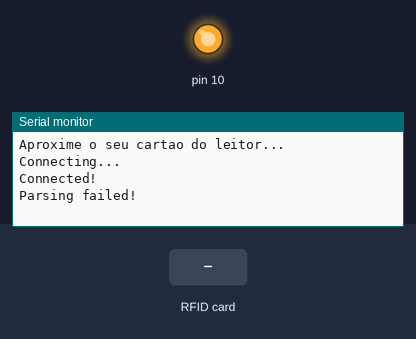
A sketch run on a simulated Arduino Uno, built with avr-gcc and run on an emulated ATmega328P. Shown: output pins drawn as LEDs (lit = HIGH), the last lines printed to the serial monitor. The inputs (shaded band) are chosen by the test bench. WiFi joins after 1.5 s; servers stay silent unless stated; uploads are accepted with an empty reply.

Above: at 5.0 s.
5.1 s: RFID card 91 7D FC 2F held to the reader
At 5.6 s:
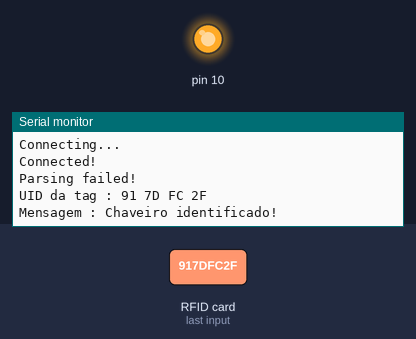
6.6 s: RFID card 54 DB 03 C5 held to the reader
At 9.2 s:
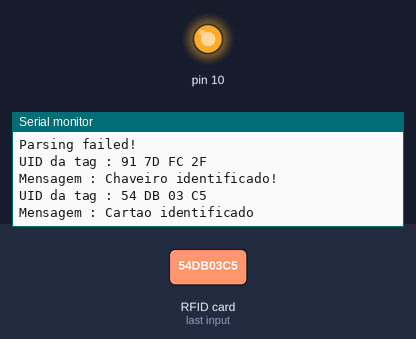
9.6 s: RFID card 5E 7A 19 C4 held to the reader
At 11.7 s:
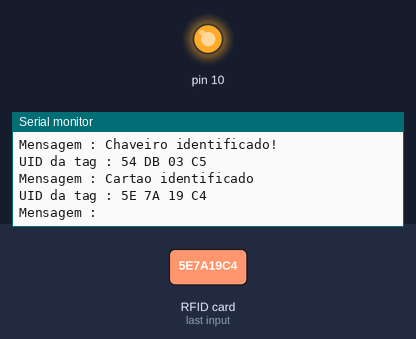

Measured:
- after the input at 5.1 s, the serial monitor: prints a new line at once (image 1)
- after the input at 6.6 s, the serial monitor: prints a new line after 1.5 s (image 2)
- after the input at 9.6 s, the serial monitor: prints a new line after 1.5 s (image 3)

The sketch:

First_Program_Works_.ino
```cpp
/*
   Curso de Arduino e AVR WR Kits Channel

   Aula 88 - RFID - Introdução


   Autor: Eng. Wagner Rambo  Data: Outubro de 2016

   www.wrkits.com.br | facebook.com/wrkits | youtube.com/user/canalwrkits

*/

/* Bibliotecas auxiliares */
#include <ArduinoJson.h>
#include <UIPEthernet.h>
#include <MFRC522.h>
#include <SPI.h>


// --- Mapeamento de Hardware ---
#define SS_PIN 5
#define RST_PIN 9
MFRC522 mfrc522(SS_PIN, RST_PIN);   // Cria instância com MFRC522

// --- Variáveis Globais ---
char st[20];

void setup() {

  Serial.begin(9600);   // Inicia comunicação Serial em 9600 baud rate
  SPI.begin();          // Inicia comunicação SPI bus
  mfrc522.PCD_Init();   // Inicia MFRC522

  Serial.println("Aproxime o seu cartao do leitor...");
  Serial.println();

  digitalWrite(5, HIGH);

  // Initialize Serial port
  Serial.begin(9600);
  while (!Serial) continue;

  // Initialize Ethernet library
  byte mac[] = {0xDE, 0xAD, 0xBE, 0xEF, 0xFE, 0xED};

  if (!Ethernet.begin(mac)) {
    Serial.println(F("Failed to configure Ethernet"));
    return;
  }
  delay(1000);

  Serial.println(F("Connecting..."));

  // Connect to HTTP server
  EthernetClient client;
  client.setTimeout(1000);

  if (!client.connect("34.95.241.108", 80)) {
    Serial.println(F("Connection failed"));
    return;
  }

  Serial.println(F("Connected!"));

  //if (client.available()) {
  //  char c = client.read();
  //  Serial.print(c);
  //}else{
  //  Serial.print(F("We don't connection avaliable!"));
  //}

  // Send HTTP request
  client.print("GET /UFABC/api/v1/resources/users?cod_rfid=");
  client.print("46%2085%20AF%20A9");
  client.println(" HTTP/1.0");
  client.println(F("Host: 34.95.241.108"));
  client.println(F("Connection: close"));
  if (client.println() == 0) {
    Serial.println(F("Failed to send request"));
    return;
  }

  // Check HTTP status
  char status[32] = {0};
  client.readBytesUntil('\r', status, sizeof(status));
  if (strcmp(status, "HTTP/1.1 200 OK") != 0) {
    Serial.print(F("Unexpected response: "));
    Serial.println(status);
    return;
  }

  // Skip HTTP headers
  char endOfHeaders[] = "\r\n\r\n";
  if (!client.find(endOfHeaders)) {
    Serial.println(F("Invalid response"));
    return;
  }

  // Utilizado em testes
  char c = client.read();
  //c = client.read();
  //Serial.print(c);

  // Allocate JsonBuffer
  // Use arduinojson.org/assistant to compute the capacity.
  //const size_t capacity = JSON_OBJECT_SIZE(3) + JSON_ARRAY_SIZE(2) + 60;
  const size_t capacity = JSON_OBJECT_SIZE(5);
  DynamicJsonBuffer jsonBuffer(capacity);

  // Parse JSON object
  JsonObject& root = jsonBuffer.parseObject(client);
  if (!root.success()) {
    Serial.println(F("Parsing failed!"));
    return;
  }

  // Extract values
  Serial.println(F("Response:"));
  Serial.println(root["cod_rfid"].as<char*>());
  Serial.println(root["cod_usuario"].as<char*>());
  Serial.println(root["nome"].as<char*>());
  Serial.println(root["descricao"].as<char*>());
  //Serial.println(root["data"][1].as<char*>());

  // Disconnect
  client.stop();
}

void loop() {

  // Verifica novos cartões
  if ( ! mfrc522.PICC_IsNewCardPresent())
  {
    return;
  }
  // Seleciona um dos cartões
  if ( ! mfrc522.PICC_ReadCardSerial())
  {
    return;
  }

  // Mostra UID na serial
  Serial.print("UID da tag :");
  String conteudo= "";
  byte letra;
  for (byte i = 0; i < mfrc522.uid.size; i++)
  {
     Serial.print(mfrc522.uid.uidByte[i] < 0x10 ? " 0" : " ");
     Serial.print(mfrc522.uid.uidByte[i], HEX);
     conteudo.concat(String(mfrc522.uid.uidByte[i] < 0x10 ? " 0" : " "));
     conteudo.concat(String(mfrc522.uid.uidByte[i], HEX));
  }
  Serial.println();
  Serial.print("Mensagem : ");
  conteudo.toUpperCase();

  if (conteudo.substring(1) == "91 7D FC 2F") //UID 1 - Chaveiro
  {
    Serial.println("Chaveiro identificado!");
    Serial.println();
    delay(3000);

  }

  if (conteudo.substring(1) == "54 DB 03 C5") //UID 2 - Cartao
  {
    Serial.println("Cartao identificado");
    Serial.println();
    delay(3000);
  }
}
```
